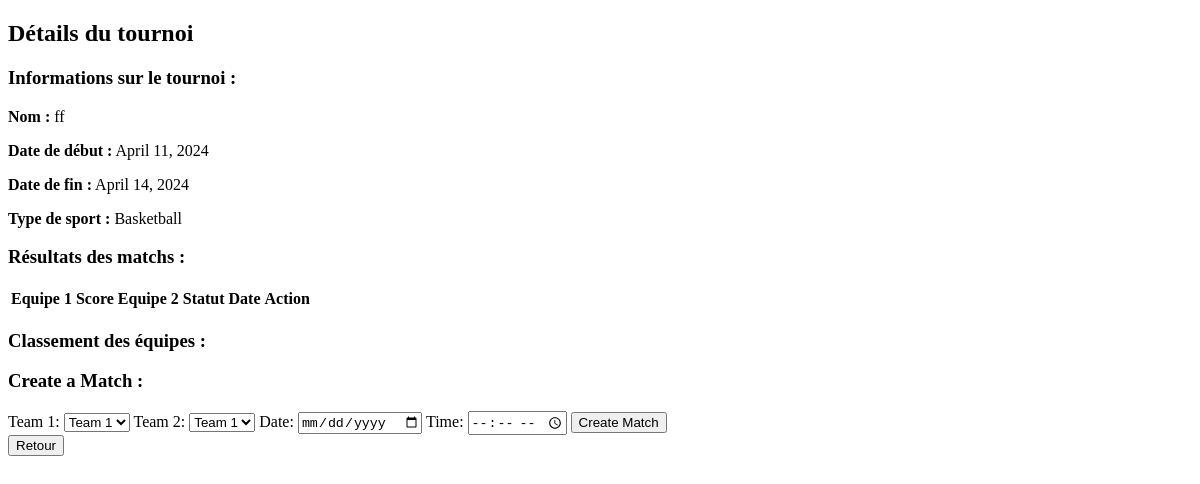
The app's page /managertournament/tournament/1/, older data.
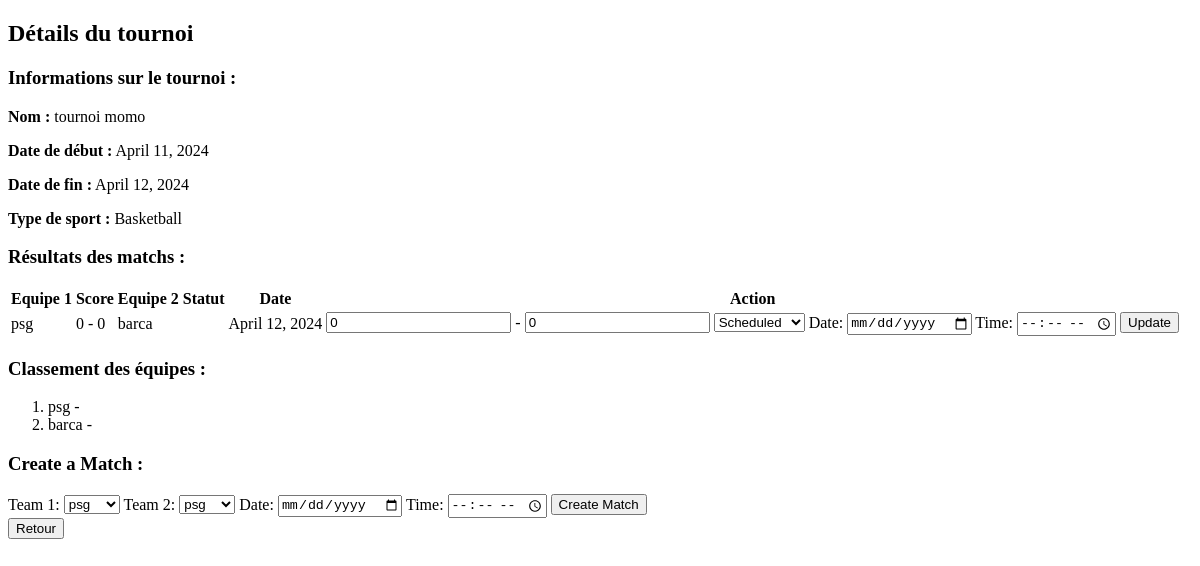
The same page, newer data.
### managertournament/models.py (models this page shows, shortened)
class Tournament(models.Model):
    SPORT_TYPES = (
        ('football', 'Football'),
        ('basketball', 'Basketball'),
        ('tennis', 'Tennis'),
    )
    name = models.CharField(max_length=100)
    start_date = models.DateField()
    end_date = models.DateField()
    sport_type = models.CharField(max_length=100, choices=SPORT_TYPES)
    teams = models.ManyToManyField('Team', related_name='tournaments', blank=True)
    app_label = 'managertournament'

class Match(models.Model):
    tournament = models.ForeignKey(Tournament, on_delete=models.CASCADE)
    date = models.DateField(default=None, null=True)
    team1 = models.ForeignKey(Team, related_name='team1_matches', on_delete=models.CASCADE)
    team2 = models.ForeignKey(Team, related_name='team2_matches', on_delete=models.CASCADE)
    time = models.TimeField()
    score_team1 = models.IntegerField(default=0)
    score_team2 = models.IntegerField(default=0)
    app_label = 'managertournament'

class Team(models.Model):
    name = models.CharField(max_length=100)
    tournament = models.ForeignKey('Tournament', on_delete=models.CASCADE)
    score = models.IntegerField(default=0)
    class Meta:
        verbose_name_plural = "teams"
    app_label = 'managertournament'

### managertournament/views.py (the view)
# urls.py: path('tournament/<int:pk>/', views.tournament_detail, name='tournament_detail'),
def tournament_detail(request, pk):
    tournament = get_object_or_404(Tournament, pk=pk)
    matches = Match.objects.filter(tournament=tournament)
    teams = Team.objects.filter(tournament=tournament).values_list('id', 'name')  # Récupérer les noms des équipes
    all_teams = Team.objects.all()  # Obtenez toutes les équipes pour le sélecteur de création de match
    return render(request, 'tournament_detail.html', {'tournament': tournament, 'teams': teams, 'all_teams': all_teams})

### managertournament/templates/tournament_detail.html (shortened to what this page needs)
<!DOCTYPE html>
<html lang="en">
<head>
</head>
<body>
    <h2>Détails du tournoi</h2>
    <h3>Informations sur le tournoi :</h3>
    <p><strong>Nom :</strong> {{ tournament.name }}</p>
    <p><strong>Date de début :</strong> {{ tournament.start_date }}</p>
    <p><strong>Date de fin :</strong> {{ tournament.end_date }}</p>
    <p><strong>Type de sport :</strong> {{ tournament.get_sport_type_display }}</p>
    <h3>Résultats des matchs :</h3>
    <table>
        <thead>
            <tr>
                <th>Equipe 1</th>
                <th>Score</th>
                <th>Equipe 2</th>
                <th>Statut</th>
                <th>Date</th>
                <th>Action</th>
            </tr>
        </thead>
        <tbody>
            {% for match in tournament.match_set.all %}
            <tr>
                <td>{{ match.team1.name }}</td>
                <td>{{ match.score_team1 }} - {{ match.score_team2 }}</td>
                <td>{{ match.team2.name }}</td>
                <td>{{ match.status }}</td>
                <td>{{ match.date }}</td>
                <td>
                    <form method="POST" action="{% url 'managertournament:update_match' match.pk %}">
                        <input type="number" name="score_team1" value="{{ match.score_team1 }}" min="0" required> -
                        <input type="number" name="score_team2" value="{{ match.score_team2 }}" min="0" required>
                        <select name="status">
                            <option value="scheduled" {% if match.status == 'scheduled' %}selected{% endif %}>Scheduled</option>
                        </select>
                        <label for="date">Date:</label>
                        <input type="date" id="date" name="date" value="{{ match.date }}" required>
                        <label for="time">Time:</label>
                        <input type="time" id="time" name="time" value="{{ match.time }}" required>
                        <button type="submit">Update</button>
                    </form>
                </td>
            </tr>
            {% endfor %}
        </tbody>
    </table>
    <h3>Classement des équipes :</h3>
    <ol>
        {% for team in tournament.team_set.all %}
        <li>{{ team.name }} - {{ team.calculate_points }}</li>
        {% endfor %}
    </ol>
    <form method="POST" action="{% url 'managertournament:create_match' tournament.pk %}">
    <h3>Create a Match :</h3>
    <label for="team1">Team 1:</label>
    <select id="team1" name="team1">
        {% for team in all_teams %}
        <option value="{{ team.id }}">{{ team.name }}</option>
        {% endfor %}
    </select>
    <label for="team2">Team 2:</label>
    <select id="team2" name="team2">
        {% for team in all_teams %}
        <option value="{{ team.id }}">{{ team.name }}</option>
        {% endfor %}
    </select>
    <label for="date">Date:</label>
    <input type="date" id="date" name="date" required>
    <label for="time">Time:</label>
    <input type="time" id="time" name="time" required>
    <input type="submit" value="Create Match">
</form>
    <button onclick="window.location.href='/managertournament/';">Retour</button>
</body>
</html>

Row changes from the older to the newer data that the page shows:
changed Tournament "Basketball": name "ff" → "tournoi momo"; end_date "April 14, 2024" → "April 12, 2024"
now on this page (row edited): Match: team1.name "psg", score_team1 "0", score_team2 "0", team2.name "barca", date "April 12, 2024"
now on this page (row edited): Team: name "psg"
now on this page (row edited): Team: name "barca"
Text that changed along with them:
form field team1: "Team 1" → "psg"
form field team2: "Team 1" → "psg"
